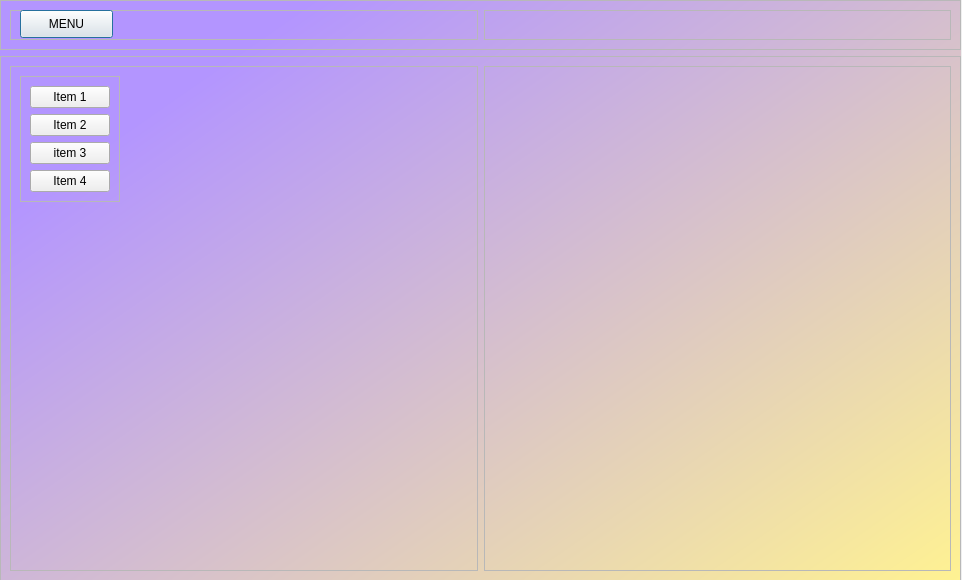
<?xml version="1.0" encoding="UTF-8"?>
<ui version="4.0">
 <class>Dialog</class>
 <widget class="QDialog" name="Dialog">
  <property name="geometry">
   <rect>
    <x>0</x>
    <y>0</y>
    <width>962</width>
    <height>580</height>
   </rect>
  </property>
  <property name="windowTitle">
   <string>Dialog</string>
  </property>
  <widget class="QWidget" name="widget" native="true">
   <property name="geometry">
    <rect>
     <x>0</x>
     <y>0</y>
     <width>961</width>
     <height>581</height>
    </rect>
   </property>
   <property name="styleSheet">
    <string notr="true">QWidget#widget{background-color:qlineargradient(spread:pad, x1:0.12, y1:0.233455, x2:1, y2:1, stop:0 rgba(179, 149, 255, 255), stop:1 rgba(255, 242, 146, 255));}</string>
   </property>
   <layout class="QVBoxLayout" name="verticalLayout">
    <item alignment="Qt::AlignTop">
     <widget class="QFrame" name="frame">
      <property name="minimumSize">
       <size>
        <width>0</width>
        <height>50</height>
       </size>
      </property>
      <property name="maximumSize">
       <size>
        <width>16777215</width>
        <height>50</height>
       </size>
      </property>
      <property name="frameShape">
       <enum>QFrame::StyledPanel</enum>
      </property>
      <property name="frameShadow">
       <enum>QFrame::Raised</enum>
      </property>
      <layout class="QHBoxLayout" name="horizontalLayout_2">
       <item>
        <widget class="QFrame" name="frame_3">
         <property name="frameShape">
          <enum>QFrame::StyledPanel</enum>
         </property>
         <property name="frameShadow">
          <enum>QFrame::Raised</enum>
         </property>
         <widget class="QPushButton" name="pushButton">
          <property name="geometry">
           <rect>
            <x>10</x>
            <y>0</y>
            <width>93</width>
            <height>28</height>
           </rect>
          </property>
          <property name="text">
           <string>MENU</string>
          </property>
         </widget>
        </widget>
       </item>
       <item>
        <widget class="QFrame" name="frame_4">
         <property name="frameShape">
          <enum>QFrame::StyledPanel</enum>
         </property>
         <property name="frameShadow">
          <enum>QFrame::Raised</enum>
         </property>
        </widget>
       </item>
      </layout>
     </widget>
    </item>
    <item>
     <widget class="QFrame" name="frame_2">
      <property name="sizePolicy">
       <sizepolicy hsizetype="Preferred" vsizetype="Expanding">
        <horstretch>0</horstretch>
        <verstretch>0</verstretch>
       </sizepolicy>
      </property>
      <property name="frameShape">
       <enum>QFrame::StyledPanel</enum>
      </property>
      <property name="frameShadow">
       <enum>QFrame::Raised</enum>
      </property>
      <layout class="QHBoxLayout" name="horizontalLayout">
       <item>
        <widget class="QFrame" name="Side_Menu">
         <property name="frameShape">
          <enum>QFrame::StyledPanel</enum>
         </property>
         <property name="frameShadow">
          <enum>QFrame::Raised</enum>
         </property>
         <layout class="QVBoxLayout" name="verticalLayout_2">
          <item alignment="Qt::AlignLeft|Qt::AlignTop">
           <widget class="QFrame" name="frame_5">
            <property name="frameShape">
             <enum>QFrame::StyledPanel</enum>
            </property>
            <property name="frameShadow">
             <enum>QFrame::Raised</enum>
            </property>
            <layout class="QVBoxLayout" name="verticalLayout_3">
             <item>
              <widget class="QPushButton" name="pushButton_4">
               <property name="text">
                <string>Item 1</string>
               </property>
              </widget>
             </item>
             <item>
              <widget class="QPushButton" name="pushButton_2">
               <property name="text">
                <string>Item 2</string>
               </property>
              </widget>
             </item>
             <item>
              <widget class="QPushButton" name="pushButton_3">
               <property name="text">
                <string>item 3</string>
               </property>
              </widget>
             </item>
             <item>
              <widget class="QPushButton" name="pushButton_5">
               <property name="text">
                <string>Item 4</string>
               </property>
              </widget>
             </item>
            </layout>
           </widget>
          </item>
         </layout>
        </widget>
       </item>
       <item>
        <widget class="QFrame" name="Main_body">
         <property name="frameShape">
          <enum>QFrame::StyledPanel</enum>
         </property>
         <property name="frameShadow">
          <enum>QFrame::Raised</enum>
         </property>
        </widget>
       </item>
      </layout>
     </widget>
    </item>
   </layout>
  </widget>
 </widget>
 <resources/>
 <connections/>
</ui>
